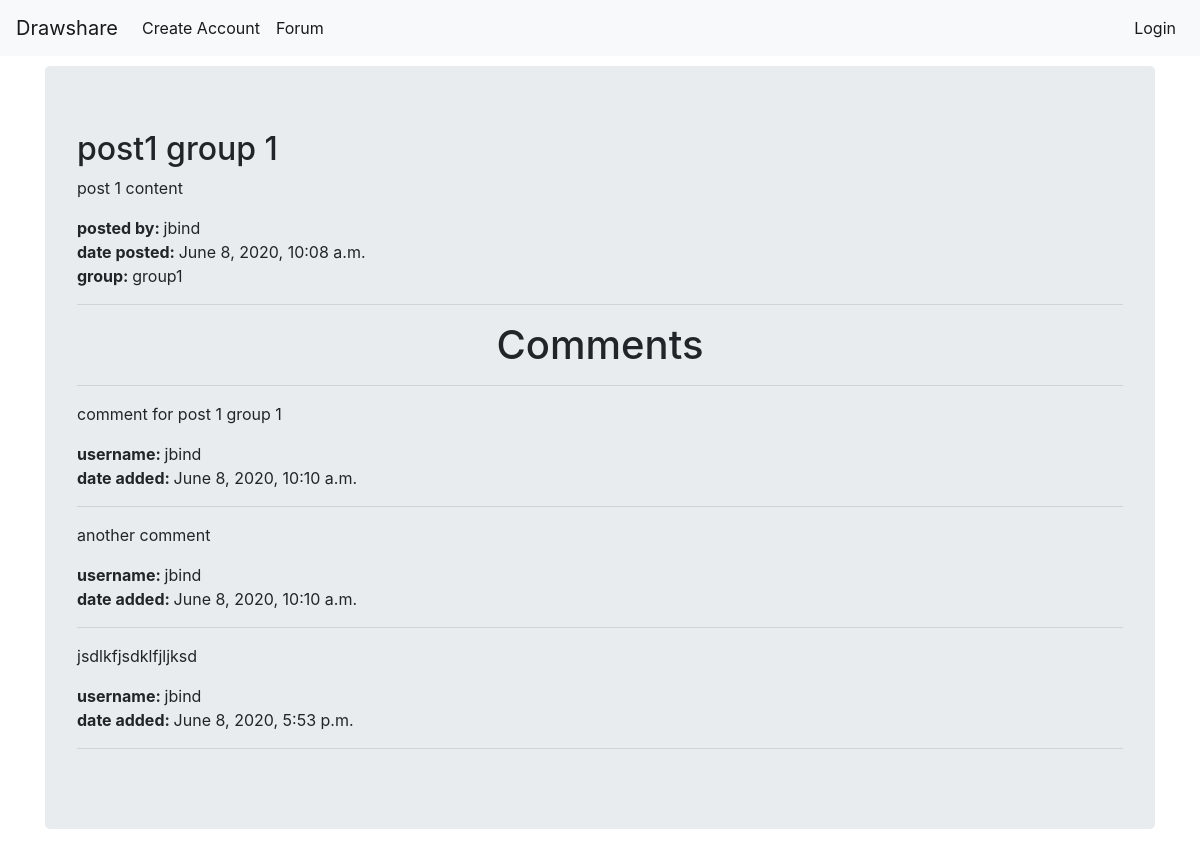
Before: /drawapp/comments/1/ with the older database file.
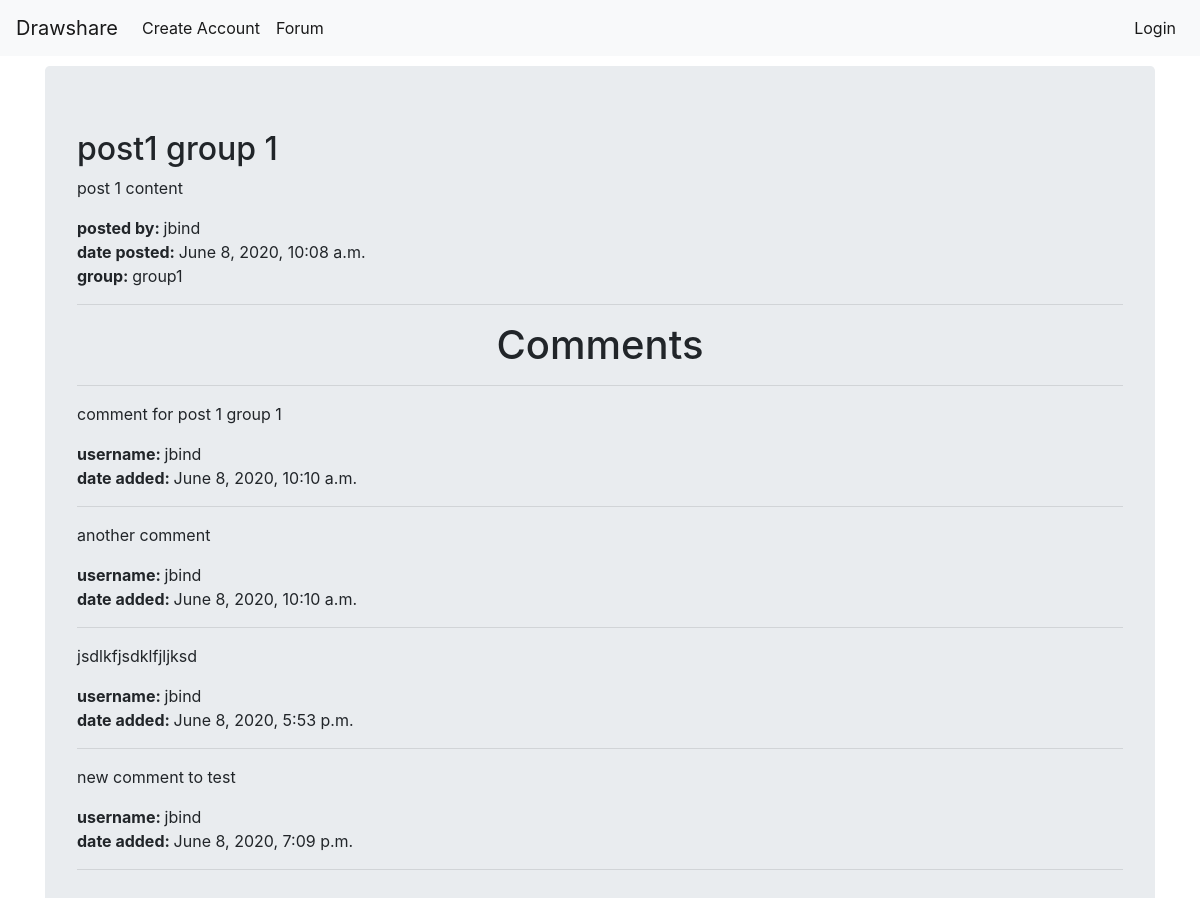
After: the same page with the newer database file.
### drawapp/models.py (models this page shows, shortened)
class Post(models.Model):
    user = models.ForeignKey(User, on_delete=models.CASCADE, default=1)
    group = models.ForeignKey(Group, on_delete=models.CASCADE)
    title = models.CharField(max_length=100)
    image = models.ImageField(upload_to='images', null=True, blank=True)
    content = models.TextField()
    date_added = models.DateTimeField(auto_now_add=True)

class Group(models.Model):
    user = models.ForeignKey(User, on_delete=models.CASCADE, default=1)
    name = models.CharField(max_length=100)
    description = models.TextField(max_length=500)

class Comment(models.Model):
    user = models.ForeignKey(User, on_delete=models.CASCADE, default=1)
    post = models.ForeignKey(Post, on_delete=models.CASCADE)
    content = models.TextField(max_length=200)
    date_added = models.DateTimeField(auto_now_add=True)

### drawapp/views.py (the view)
# urls.py: path('comments/<pk>/', views.PostCommentList.as_view(), name='comments'),
class PostCommentList(ListView):
    model = Comment
    def get_queryset(self):
        self.post = get_object_or_404(Post, pk=self.kwargs['pk'])
        return Comment.objects.filter(post=self.post)
    def get_context_data(self, **kwargs):
        context = super().get_context_data(**kwargs)
        context['post'] = self.post
        return context

### drawapp/templates/drawapp/comment_list.html (shortened to what this page needs)
{% extends 'base/base.html' %}
{% block navbar %}
<h2>{{ post.title }}</h2>
<p>{{ post.content }}</p>
<p>
<strong>posted by: </strong> {{ post.user.username }} <br>
<strong>date posted: </strong> {{ post.date_added }} <br>
<strong>group: </strong> {{ post.group.name }}
</p>
<hr>
<h1 class="page_header">Comments</h1>
<hr>
{% if object_list %}
  {% for comment in object_list %}
    <p>{{ comment.content }}</p>
    <p>
      <strong>username: </strong>{{ comment.user.username }}<br>
      <strong>date added: </strong>{{ comment.date_added }}<br>
    </p>
<hr>
  {% endfor %}
{% else %}
<h2>No Comments Yet!</h2>
{% endif %}
{% endblock %}

### drawapp/templates/base/base.html (shortened to what this page needs)
{% load static %}
<!DOCTYPE html>
<html lang="en" dir="ltr">
  <head>
    <link rel="stylesheet" href="https://stackpath.bootstrapcdn.com/bootstrap/4.5.0/css/bootstrap.min.css">
    <link rel="stylesheet" href="{% static 'style.css' %}">
  </head>
  <body>
    <nav class="navbar navbar-expand-lg navbar-light bg-light">
      <a class="navbar-brand" href="{% url "index" %}">Drawshare</a>
      <div class="collapse navbar-collapse" id="navbarSupportedContent">
        <ul class="navbar-nav mr-auto">
          <li class="nav-item active">
            <a class="nav-link" href="{% url 'create_account' %}">Create Account</a>
          </li>
          <li class="nav-item active">
            <a class="nav-link" href="{% url 'groups' %}">Forum</a>
          </li>
        </ul>
      <ul class="navbar-nav">
      {% if user.is_authenticated %}
      <li class="nav-item"><a class="nav-link">{{ user.username }}</a></li>
      <li class="nav-item active">
        <a class="nav-link" href="{% url 'logout' %}">Logout</a>
      </li>
      {% else %}
      <li class="nav-item active">
        <a class="nav-link" href="{% url 'login' %}">Login</a>
      </li>
      {% endif %}
      </ul>
      </div>
    </nav>
    <div class="container" style="margin-top : 10px">
        <div class="jumbotron">
          {% block navbar %}
          {% endblock %}
        </div>
    </div>
  </body>
</html>

### drawapp/static/style.css (style rules this page uses)
.page_header { text-align:center; }

Changed rows visible on the page:
added Comment: content "new comment to test", user.username "jbind", date_added "June 8, 2020, 7:09 p.m."
